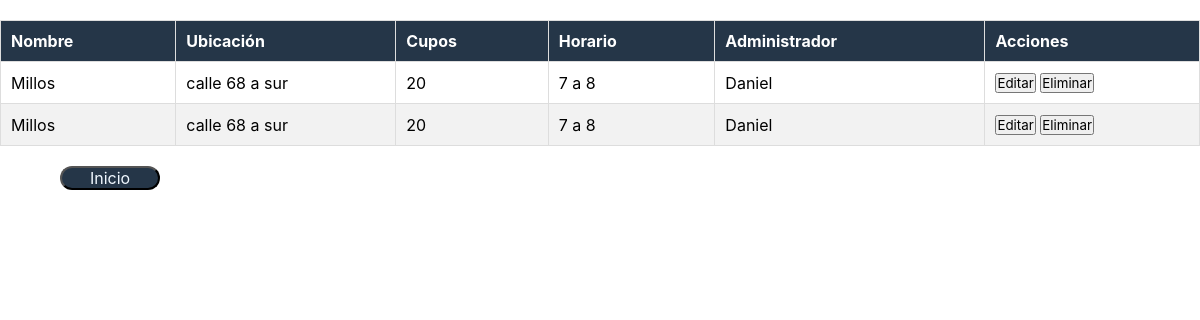
/views/mostrarParqueaderos.php, run on the app's committed database.
### tables this page shows
CREATE TABLE `parqueaderos` (
  `id` int(11) NOT NULL,
  `nombre_parqueadero` varchar(250) NOT NULL,
  `ubicacion_parqueadero` varchar(250) NOT NULL,
  `cupos_parqueadero` int(11) NOT NULL,
  `horario_parqueadero` varchar(250) NOT NULL,
  `id_administrador` int(11) NOT NULL
);

### class/parqueaderos.php (called while the page is built, shortened)
<?php
require_once 'administradores.php';
class Parqueadero{
    public static function mostrar() {
        try {
            $conexion = new Conexion();
            $consulta = $conexion->prepare('SELECT id, nombre_parqueadero, ubicacion_parqueadero, cupos_parqueadero, horario_parqueadero, id_administrador FROM ' . self::TABLA . ' ORDER BY id');
            $consulta->execute();
            $registros = $consulta->fetchAll();
            return $registros;
        } catch (PDOException $e) {
            echo "Error al ejecutar la consulta: " . $e->getMessage();
            return false;
        }
    }
    public static function obtenerDatosParqueadero() {
        $parqueaderos = self::mostrar();
        $administradores = Administrador::mostrar();
        $datosCompletos = [];
        foreach ($parqueaderos as $parqueadero) {
            $datosParqueadero = $parqueadero;
            foreach ($administradores as $administrador) {
                if ($parqueadero['id_administrador'] == $administrador['id']) {
                    $datosParqueadero['nombre'] = $administrador['nombre'];
                    break;
                }
            }
            $datosCompletos[] = $datosParqueadero;
        }
        return $datosCompletos;
    }
}

### class/administradores.php (called while the page is built, shortened)
<?php
class Administrador{
    public static function mostrar(){
        $conexion = new Conexion();
        $consulta = $conexion -> prepare('SELECT id, nombre, apellido, documento, usuario, clave FROM ' . self::TABLA . ' ORDER BY id');
        $consulta -> execute();
        $registros = $consulta -> fetchAll();
        return $registros;
    }
}

### views/mostrarParqueaderos.php (the view, shortened to what this page needs)
<?php
require_once '../class/parqueaderos.php';
$datosParqueadero = Parqueadero::obtenerDatosParqueadero();
?>
<!DOCTYPE html>
<html lang="es">
<head>
    <link rel="stylesheet" href="../assets/css/styles.css">
    <link rel="stylesheet" href="https://cdn.datatables.net/1.13.7/css/jquery.dataTables.min.css">
</head>
<body>
        <table id="example" class="display" style="width:100%">
            <thead>
                <tr>
                    <th>Nombre</th>
                    <th>Ubicación</th>
                    <th>Cupos</th>
                    <th>Horario</th>
                    <th>Administrador</th>
                    <th>Acciones</th>
                </tr>
            </thead>
            <tbody>
                <?php foreach ($datosParqueadero as $item): ?>
                    <tr>
                        <td><?php echo $item['nombre_parqueadero']; ?></td>
                        <td><?php echo $item['ubicacion_parqueadero']; ?></td>
                        <td><?php echo $item['cupos_parqueadero']; ?></td>
                        <td><?php echo $item['horario_parqueadero']; ?></td>
                        <td><?php echo $item['nombre']; ?></td>
                        <td>
                            <button onclick="editarParqueadero(<?php echo $item['id']; ?>)">Editar</button>
                            <button id="btnEliminar" onclick="eliminarParqueadero(<?php echo $item['id']; ?>)">Eliminar</button>
                        </td>
                    </tr>
                <?php endforeach; ?>
            </tbody>
        </table>
        <button class="btn" onclick="window.location.href='../pages/menuprincipal.html'">Inicio</button>
</body>
</html>

### assets/css/styles.css (style rules this page uses)
* { margin: 0%; padding: 0%; font-family: Inter; }
.btn { color: aliceblue; background: #253648; border-radius: 80px; width: 100px; font-size: 16px; justify-content: center; margin-left: 5%; }
table { width: 80%; margin: 20px auto; border-collapse: collapse; }
th, td { padding: 10px; border: 1px solid #ddd; text-align: left; }
th { background-color: #253648; color: #fff; }
tbody tr:nth-child(even) { background-color: #f2f2f2; }

### data on the page
parqueaderos: nombre_parqueadero "Millos", ubicacion_parqueadero "calle 68 a sur", cupos_parqueadero "20", horario_parqueadero "7 a 8", nombre "Daniel"
parqueaderos: nombre_parqueadero "Millos", ubicacion_parqueadero "calle 68 a sur", cupos_parqueadero "20", horario_parqueadero "7 a 8", nombre "Daniel"
